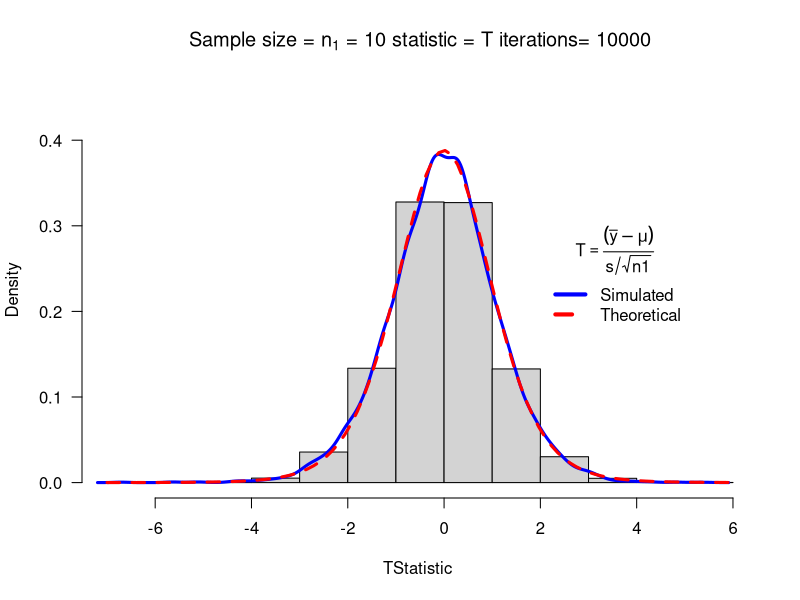

Write R code to recreate this figure.
#This is a model R function that you can alter for other statistics
# Copy this function twice and alter the two copies to make sampling distributions from the T distribution
myTsim<-function(n1=10,sigma1=3,mean1=5,iter=1000,ymax=0.1,x=2,y=0.3,...){    # adjust ymax to make graph fit
y1=rnorm(n1*iter,mean=mean1,sd=sigma1)# generate iter samples of size n1

data1.mat=matrix(y1,nrow=n1,ncol=iter,byrow=TRUE) # Each column is a sample size n1

sd1=apply(data1.mat,2,sd) # sd
ybar=apply(data1.mat,2,mean)  # mean

w=(ybar-mean1)/(sd1/sqrt(n1))      #T stat

hist(w,freq=FALSE, ylim=c(0,ymax), # Histogram with annotation
main=substitute(paste("Sample size = ",n[1]," = ",n1," statistic = ",T," iterations= ",iter)),
xlab=expression(paste(T, "Statistic",sep=" ")), las=1)
lines(density(w),col="Blue",lwd=3) # add a density plot
curve(dt(x,n1-1),add=TRUE,col="Red",lty=2,lwd=3) # add a theoretical curve
title=expression(T==frac((bar(y)-mu),s/sqrt(n1))) #mathematical annotation -see ?plotmath
legend(x,y,c("Simulated","Theoretical"),col=c("Blue","Red"),lwd=4,lty=1:2,bty="n",title=title) # Legend #
return(list(w=w,summary=summary(w),sd=sd(w),fun="T")) # some output to use if needed
}
myTsim(iter=10000,ymax=0.45)
